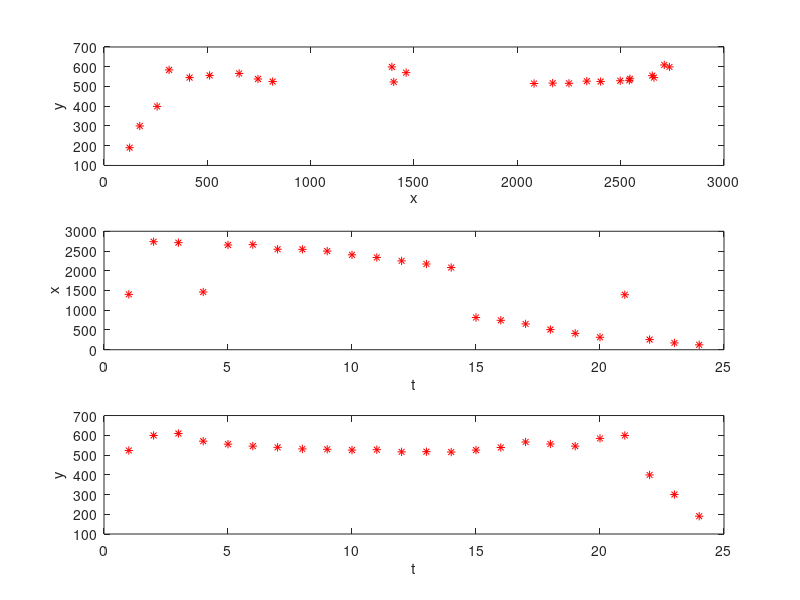
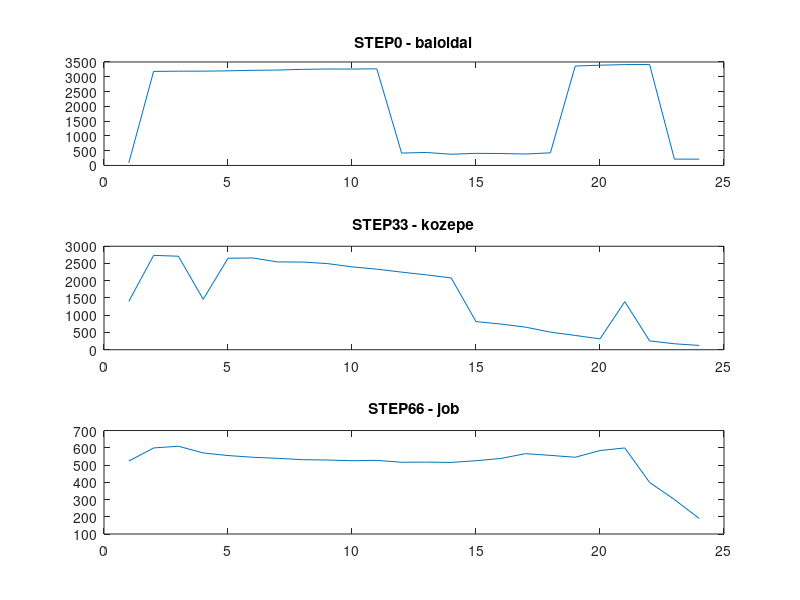

Reproduce these figures in MATLAB, in order.
clc;
close all;

step60 = [523,599,609,570,555,545,539,531,529,525,527,516,517,515,525,538,566,556,545,584,599,399,300,190];
step33 = [1402,2736,2711,1462,2653,2661,2545,2542,2498,2403,2336,2250,2171,2081,816,745,654,511,414,315,1393,257,173,124];
step0 =  [89,3181,3189,3190,3200,3219,3228,3250,3263,3261,3268,419,439,379,410,404,387,428,3362,3392,3411,3414,215,213];


figure(1)

for t=1:24
    subplot(3,1,1);
   plot(step33(t),step60(t),'r*');
   xlabel('x')
    ylabel('y');
   hold on;
   
    subplot(3,1,2);
   plot(t,step33(t),'r*');
   xlabel('t')
    ylabel('x');
  hold on;
   
  
    subplot(3,1,3);
   plot(t, step60(t),'r*');
   xlabel('t')
    ylabel('y');
   hold on;
   %pause(1);
end
%plot(step0,step60,'r*');


% 
% subplot(2,1,2);
% plot(step0,step33);
% xlabel('step0')
% ylabel('step33');


figure(2);
subplot(3,1,1);
t=1:24;
plot(t,step0);
title('STEP0 - baloldal');

subplot(3,1,2);
t=1:24;
plot(t,step33);
title('STEP33 - kozepe');

subplot(3,1,3);
t=1:24;
plot(t,step60);
title('STEP66 - job');
